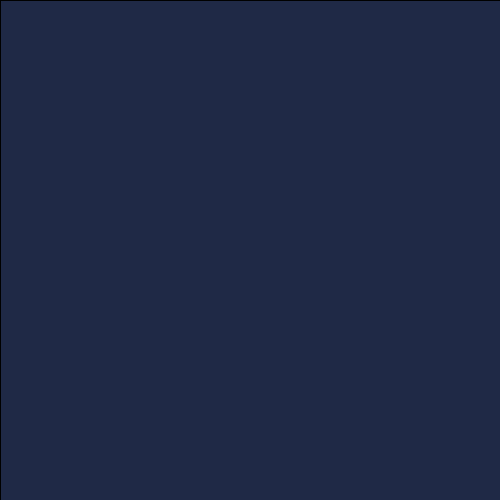
Frame 1 (no input)
Frame 60 (the mouse pressed at the canvas centre just before this capture): identical to frame 1, image omitted
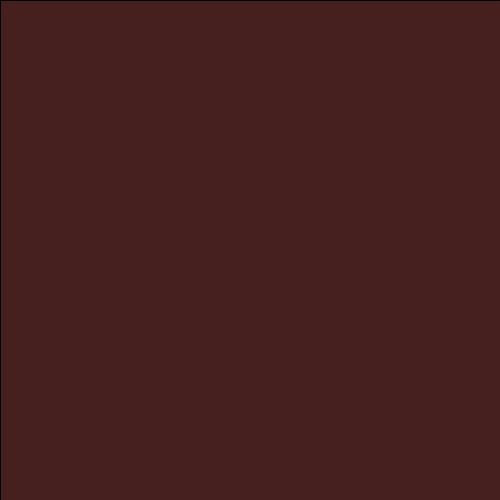
Frame 120 (the mouse held since frame 60 and released just before this capture)

The Processing sketch that drew these frames (run headless with seeded random() and noise(); from frame 60 on, the mouse is pressed at the canvas centre):

// Processing sketch: interaction_of_color
// ── interaction_of_color.pde
PolarPoint polarPt;
Point mousePt;

void setup(){
  size(500,500);
  colorMode(HSB, 360); 
  mousePt = new Point();
}

void draw(){
  mousePt.x = mouseX - width/2;
  mousePt.y = mouseY - height/2;
  polarPt = mousePt.toPolarPoint();
  
  println("theta: " + degrees(polarPt.theta));
  fill( color(degrees(polarPt.theta), 200, 100) );
  rect(0, 0, width, height);
  
}


class Point {
  float x;
  float y;

  PolarPoint toPolarPoint(){
    PolarPoint polarPt = new PolarPoint();
    polarPt.r = sqrt(sq(x) + sq(y));
    polarPt.theta = atan2(y, x);
    if(polarPt.theta < 0){
      polarPt.theta = polarPt.theta + 2 * PI; 
    }
    return polarPt;
  }

  float distTo(Point otherPt){
    return dist(x, y, otherPt.x, otherPt.y);
  }
}


class PolarPoint {
  float r = 0;
  float theta = 0;

  public Point toPoint(){
    Point retPoint = new Point();
    retPoint.x = r * cos(theta);
    retPoint.y = r * sin(theta);
    return retPoint;
  }
}

class Pallete{
  
  
}
